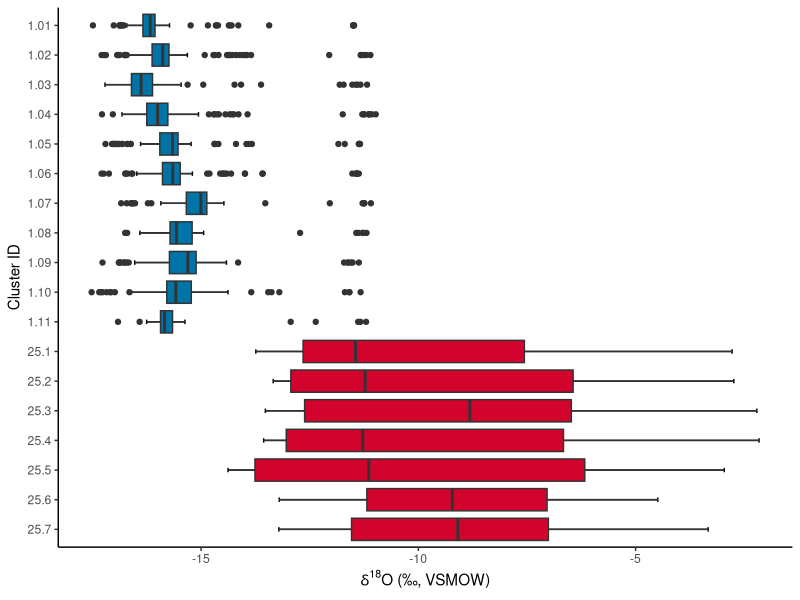
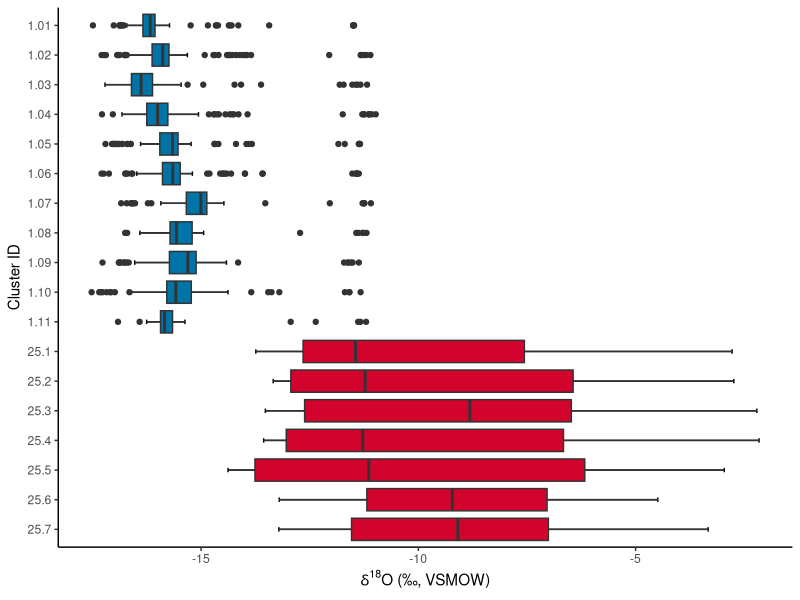

The R script that drew these images, in order: (Note: this script raises an error after producing the figures.)
# This script sets up everything for the following scripts, run completely. 
library(raster); library(sf); library(tidyverse)
###BOXPLOTS time slices for SLC and SF####
###Data import & prep###
tapData <- read_csv("data/cityWater.csv", 
                    col_types = cols(Cluster_ID = col_character()))

#names(tapData)
tapData$Cluster_ID <- factor(tapData$Cluster_ID)
tapData$Cluster_Location <- factor(tapData$Cluster_Location)
tapData$Cluster_Location_Time <- factor(tapData$Cluster_Location_Time)
tapData$Cluster_State <- factor(tapData$Cluster_State)
tapData$Project_ID <- factor(tapData$Project_ID)

#going spatial
tapData.sf <- st_as_sf(tapData, 
                       coords = c("Long", "Lat"),
                       crs = 4326) #EPSG code for WGS84

#Boxplot SLC and SF time slices...
Aboxtest_SLC.SF <- tapData.sf %>%
  filter(Cluster_ID %in% c("1.01","1.02","1.03","1.04","1.05","1.06","1.07","1.08",
                           "1.09","1.10","1.11","25.1","25.2","25.3",
                           "25.3","25.4","25.5","25.6","25.7")) %>%
  mutate(Cluster_ID = fct_relevel(Cluster_ID,
       #                "1.01","1.02","1.03","1.04","1.05","1.06","1.07","1.08",
        #                   "1.09","1.10","1.11","25.1","25.2","25.3",
         #                  "25.4","25.5","25.6","25.7")) %>%
  "25.7", "25.6", "25.5", "25.4", "25.3", "25.2", "25.1", "1.11", "1.10", "1.09", 
"1.08", "1.07", "1.06", "1.05", "1.04", "1.03", "1.02", "1.01")) %>% 
  ggplot(aes(y = Cluster_ID, x = d18O, fill = Cluster_Location)) + 
  stat_boxplot(geom = "errorbar",
               width = 0.15) + 
  geom_boxplot() +
#  stat_summary(fun="mean", fill="blue", shape=23) +
  theme_classic() + 
  scale_fill_manual(values = c("#0073a7", "#d2042d")) + 
  labs(
    x = expression(paste(delta^18, "O", " (\u2030, VSMOW)")), 
    y = "Cluster ID"
  ) + 
  theme(legend.position = 'none')

Aboxtest_SLC.SF
ggsave("figures/boxplot_time_slice.pdf", width=6, height=4, units="in", dpi=300)

# Let's look a little more in-depth for time series 
#First, create a grouped dataframe for quickly looking at things by time

SLC_timeseries <- group_by(subset(tapData, Cluster_Location == "Salt Lake City"), 
                           Cluster_ID) 

summary(aov(SLC_timeseries$d18O ~ SLC_timeseries$Cluster_ID))

tally(SLC_timeseries)

timeseriessummarySLC <- subset(tapData, Cluster_Location == "Salt Lake City") %>%
  group_by(Cluster_ID) %>%
  summarize(across(c(d18O, d2H, d_ex), list(
    min = min, 
    max = max, 
    mean = mean,
    sd = sd
  ))) %>% 
# mutate(range = d18O_max - d18O_min)
  mutate(across(ends_with("max"), ~ . - get(gsub( "max", "min", cur_column())), 
                .names = '{.col}_range'))

timeseriessummarySLC2 <- subset(tapData, Cluster_Location == "Salt Lake City") %>%
  group_by(Cluster_ID) %>%
  summarize(n = n())

timeseriessummarySLC <- timeseriessummarysLC %>% 
  left_join(timeseriessummarySLC2) %>% 
  mutate_at(2:13, round, 2)

SF_timeseries <- group_by(subset(tapData, Cluster_Location == "San Francisco"), 
                           Cluster_ID) 

summary(aov(SF_timeseries$d18O ~ SF_timeseries$Cluster_ID))

tally(SF_timeseries)
timeseriessummarySF <- subset(tapData, Cluster_Location == "San Francisco") %>%
  group_by(Cluster_ID) %>%
  summarize(across(c(d18O, d2H, d_ex), list(
    min = min, 
    max = max, 
    mean = mean,
    sd = sd
  ))) %>% 
  # mutate(range = d18O_max - d18O_min)
  mutate(across(ends_with("max"), ~ . - get(gsub( "max", "min", cur_column())), 
                .names = '{.col}_range'))

timeseriessummarySF2 <- subset(tapData, Cluster_Location == "San Francisco") %>%
  group_by(Cluster_ID) %>%
  summarize(n = n())

timeseriessummarySF <- timeseriessummarySF %>% 
  left_join(timeseriessummarySF2) %>% 
  mutate_at(2:13, round, 2)

# Comparing means -------------------------------------------------------

summary(aov(SLC_timeseries$d18O~ SLC_timeseries$Cluster_ID))
summary(aov(SF_timeseries$d18O~ SF_timeseries$Cluster_ID))
